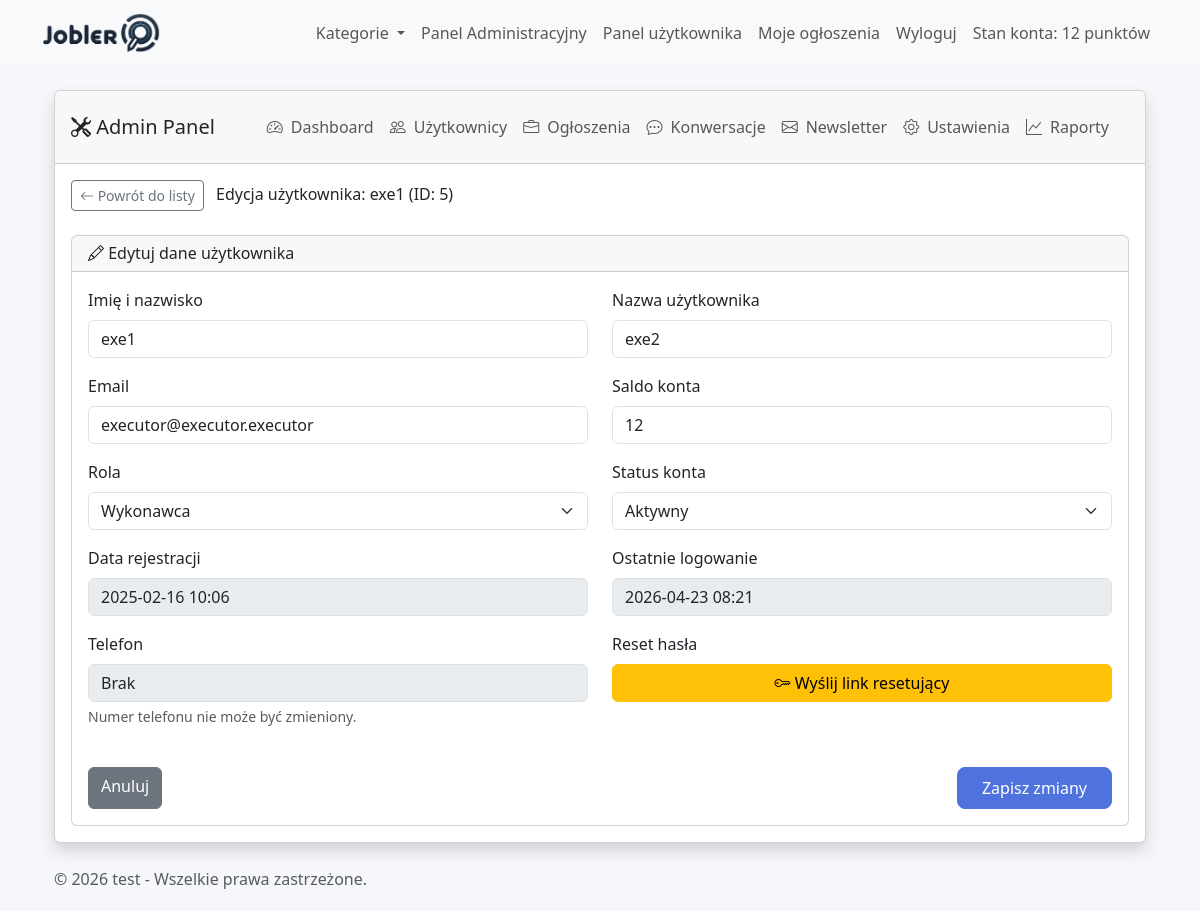
The page /views/admin/edit_user.php?id=5 (signed in) on the database its author committed.
### tables this page shows
CREATE TABLE `users` (
  `id` int(11) NOT NULL,
  `email` varchar(255) NOT NULL,
  `password` varchar(255) NOT NULL,
  `role` enum('user','executor','admin') NOT NULL DEFAULT 'user',
  `created_at` timestamp NOT NULL DEFAULT current_timestamp(),
  `email_verified_at` datetime DEFAULT NULL,
  `last_login` datetime DEFAULT NULL,
  `last_activity` datetime DEFAULT NULL,
  `name` varchar(255) NOT NULL,
  `username` varchar(255) NOT NULL,
  `updated_at` timestamp NOT NULL DEFAULT current_timestamp() ON UPDATE current_timestamp(),
  `registration_ip` varchar(45) DEFAULT NULL,
  `user_agent` varchar(500) DEFAULT NULL,
  `last_login_ip` varchar(45) DEFAULT NULL,
  `status` enum('active','inactive') DEFAULT 'active',
  `phone` varchar(15) DEFAULT NULL,
  `account_balance` int(11) NOT NULL DEFAULT 0,
  `avatar` varchar(255) DEFAULT NULL,
  `need_change` tinyint(1) NOT NULL DEFAULT 0,
  `newsletter_subscription` tinyint(1) DEFAULT 0
);

CREATE TABLE `site_settings` (
  `id` int(11) NOT NULL,
  `title` varchar(255) NOT NULL,
  `logo` varchar(255) NOT NULL,
  `categories` text DEFAULT NULL,
  `meta_description` text DEFAULT NULL,
  `meta_keywords` text DEFAULT NULL,
  `max_ads` int(11) DEFAULT 10,
  `promotion_fee` decimal(10,2) DEFAULT 10.00,
  `facebook_url` varchar(255) DEFAULT NULL,
  `twitter_url` varchar(255) DEFAULT NULL,
  `instagram_url` varchar(255) DEFAULT NULL,
  `linkedin_url` varchar(255) DEFAULT NULL,
  `contact_email` varchar(255) DEFAULT NULL,
  `contact_phone` varchar(50) DEFAULT NULL,
  `contact_address` text DEFAULT NULL,
  `business_hours` varchar(255) DEFAULT NULL,
  `created_at` timestamp NOT NULL DEFAULT current_timestamp(),
  `updated_at` timestamp NOT NULL DEFAULT current_timestamp() ON UPDATE current_timestamp(),
  `allow_registration` tinyint(1) NOT NULL DEFAULT 0,
  `smtp_server` varchar(255) DEFAULT NULL,
  `smtp_port` int(11) DEFAULT NULL,
  `smtp_username` varchar(255) DEFAULT NULL,
  `smtp_password` varchar(255) DEFAULT NULL,
  `default_language` varchar(10) NOT NULL DEFAULT 'pl',
  `layout_variant` varchar(50) NOT NULL DEFAULT 'classic',
  `company_name` varchar(255) DEFAULT NULL,
  `company_tax_id` varchar(50) DEFAULT NULL,
  `company_addresses` text DEFAULT NULL,
  `company_emails` text DEFAULT NULL,
  `company_phones` text DEFAULT NULL,
  `favicon` varchar(255) DEFAULT NULL,
  `meta_title` varchar(255) DEFAULT NULL,
  `copyright_text` text DEFAULT NULL,
  `maintenance_mode` tinyint(1) NOT NULL DEFAULT 0,
  `maintenance_message` text DEFAULT NULL,
  `email_templates` mediumtext DEFAULT NULL,
  `sitemap_enabled` tinyint(1) NOT NULL DEFAULT 1,
  `sitemap_last_generated` datetime DEFAULT NULL,
  `last_system_backup` varchar(255) DEFAULT NULL,
  `last_database_backup` varchar(255) DEFAULT NULL
);

### models/Database.php (called while the page is built, shortened)
<?php
class Database {
    private static $pdo;
    public static function getConnection() {
        if (self::$pdo == null) {
            try {
                self::$pdo = new PDO(
                    'mysql:host=localhost;dbname=jobler',
                    'root',
                    ''
                );
                self::$pdo->setAttribute(PDO::ATTR_ERRMODE, PDO::ERRMODE_EXCEPTION);
                self::$pdo->setAttribute(PDO::ATTR_DEFAULT_FETCH_MODE, PDO::FETCH_ASSOC);
            } catch (PDOException $e) {
                die("Connection failed: " . $e->getMessage());
            }
        }
        return self::$pdo;
    }
}
?>

### models/User.php (called while the page is built, shortened)
<?php
include_once('Database.php');
class User {
    private $pdo;
    public function __construct() {
        $this->pdo = Database::getConnection();
    }
public function getUserById($userId) {
    $sql = "SELECT id, email, name, role, created_at, updated_at, registration_ip,
                   last_login_ip, status, account_balance, last_login,
                   email_verified_at, username, phone, need_change
            FROM users WHERE id = :user_id";
    $stmt = $this->pdo->prepare($sql);
    $stmt->bindParam(':user_id', $userId);
    $stmt->execute();
    return $stmt->fetch(PDO::FETCH_ASSOC);
}
}
?>

### models/SiteSettings.php (called while the page is built, shortened)
<?php
include_once('Database.php');
class SiteSettings {
    private $pdo;
    public function __construct($pdo = null) {
        $this->pdo = $pdo ?: Database::getConnection();
    }
    private function ensureSettingsColumns() {
        $stmt = $this->pdo->query("SHOW COLUMNS FROM site_settings");
        $existingColumns = $stmt ? $stmt->fetchAll(PDO::FETCH_COLUMN) : [];
    }
    public function getSettings() {
        $this->ensureSettingsColumns();
        $query = $this->pdo->query("SELECT * FROM site_settings LIMIT 1");
        $result = $query->fetch(PDO::FETCH_ASSOC);
        return $result;
    }
    public function formatCopyrightText($settings = null) {
        $settings = $settings ?: $this->getSettings();
        $template = trim((string)($settings['copyright_text'] ?? ''));
        $template = html_entity_decode($template, ENT_QUOTES, 'UTF-8');
        return strtr($template, [
            '{year}' => date('Y'),
            '{site_title}' => $settings['title'] ?? 'System Zleceń',
        ]);
    }
}
?>

### views/admin/edit_user.php (the view, shortened to what this page needs)
<?php
$userId = (int)$_GET['id'];
include_once('../../config/config.php');
include_once('../../models/User.php');
include_once('../../models/Database.php');
$userModel = new User();
try {
    $user = $userModel->getUserById($userId);
} catch (Exception $e) {
    error_log("Błąd przy pobieraniu danych użytkownika: " . $e->getMessage());
    header('Location: manage_users.php?status=error');
    exit();
}
$formData = [];
function safeEcho($data, $default = '') {
    return isset($data) ? htmlspecialchars($data, ENT_QUOTES, 'UTF-8') : $default;
}
?>
<?php include '../partials/header.php'; ?>
<div class="container-fluid">
    <div class="row">
        <div class="col-md-12 col-lg-12 main-content">
            <div class="card shadow">
                <div class="card-header d-flex justify-content-between align-items-center">
                    <h5 class="mb-0"><i class="bi bi-tools"></i> Admin Panel</h5>
                    <nav class="nav">
                        <?php include 'sidebar.php'; ?>
                    </nav>
                </div>
                <div class="card-body">
                    <div class="d-flex justify-content-between align-items-center mb-4">
                        <div>
                            <a href="manage_users.php" class="btn btn-sm btn-outline-secondary">
                                <i class="bi bi-arrow-left"></i> Powrót do listy
                            </a>
                            <span class="ms-2">Edycja użytkownika: <?php echo safeEcho($user['name']); ?> (ID: <?php echo $userId; ?>)</span>
                        </div>
                    </div>
                    <div class="card">
                        <div class="card-header">
                            <h6 class="mb-0"><i class="bi bi-pencil"></i> Edytuj dane użytkownika</h6>
                        </div>
                        <div class="card-body">
                            <form method="POST" action="">
                                <div class="row">
                                    <div class="col-md-6 mb-3">
                                        <label class="form-label">Imię i nazwisko</label>
                                        <input type="text" name="name" class="form-control" value="<?php echo safeEcho($formData['name'] ?? $user['name']); ?>" required>
                                    </div>
                                    <div class="col-md-6 mb-3">
                                        <label class="form-label">Nazwa użytkownika</label>
                                        <input type="text" name="username" class="form-control" value="<?php echo safeEcho($formData['username'] ?? $user['username']); ?>" required>
                                    </div>
                                </div>
                                <div class="row">
                                    <div class="col-md-6 mb-3">
                                        <label class="form-label">Email</label>
                                        <input type="email" name="email" class="form-control" value="<?php echo safeEcho($formData['email'] ?? $user['email']); ?>" required>
                                    </div>
                                    <div class="col-md-6 mb-3">
                                        <label class="form-label">Saldo konta</label>
                                        <input type="number" name="account_balance" class="form-control" value="<?php echo safeEcho($formData['account_balance'] ?? $user['account_balance']); ?>" step="0.01" min="0">
                                    </div>
                                </div>
                                <div class="row">
                                    <div class="col-md-6 mb-3">
                                        <label class="form-label">Rola</label>
                                        <select name="role" class="form-select">
                                            <option value="executor" <?php echo (($formData['role'] ?? $user['role']) === 'executor') ? 'selected' : ''; ?>>Wykonawca</option>
                                        </select>
                                    </div>
                                    <div class="col-md-6 mb-3">
                                        <label class="form-label">Status konta</label>
                                        <select name="status" class="form-select">
                                            <option value="active" <?php echo (($formData['status'] ?? $user['status']) === 'active') ? 'selected' : ''; ?>>Aktywny</option>
                                        </select>
                                    </div>
                                </div>
                                <div class="row">
                                    <div class="col-md-6 mb-3">
                                        <label class="form-label">Data rejestracji</label>
                                        <input type="text" class="form-control" value="<?php echo date('Y-m-d H:i', strtotime($user['created_at'])); ?>" disabled>
                                    </div>
                                    <div class="col-md-6 mb-3">
                                        <label class="form-label">Ostatnie logowanie</label>
                                        <input type="text" class="form-control" value="<?php echo !empty($user['last_login']) ? date('Y-m-d H:i', strtotime($user['last_login'])) : 'Nigdy'; ?>" disabled>
                                    </div>
                                </div>
                                <div class="row">
                                    <div class="col-md-6 mb-3">
                                        <label class="form-label">Telefon</label>
                                        <input type="text" class="form-control" value="<?php echo safeEcho($user['phone'] ?? 'Brak'); ?>" disabled>
                                        <div class="form-text">Numer telefonu nie może być zmieniony.</div>
                                    </div>
                                    <div class="col-md-6 mb-3">
                                        <label class="form-label">Reset hasła</label>
                                        <div class="d-grid">
                                            <button type="button" class="btn btn-warning" data-bs-toggle="modal" data-bs-target="#resetPasswordModal">
                                                <i class="bi bi-key"></i> Wyślij link resetujący
                                            </button>
                                        </div>
                                    </div>
                                </div>
                                <div class="d-flex justify-content-between mt-4">
                                    <a href="manage_users.php" class="btn btn-secondary">Anuluj</a>
                                    <button type="submit" class="btn btn-primary">Zapisz zmiany</button>
                                </div>
                            </form>
                        </div>
                    </div>
                </div>
            </div>
        </div>
    </div>
</div>
<?php include '../partials/footer.php'; ?>

### views/partials/footer.php (shortened to what this page needs)
<?php if (isset($_SESSION['user_role']) && $_SESSION['user_role'] === 'admin'): ?>
    <?php
    include_once __DIR__ . '/../../models/SiteSettings.php';
    $footerSettingsModel = new SiteSettings();
    $footerSettings = $footerSettingsModel->getSettings();
    $copyrightText = $footerSettingsModel->formatCopyrightText($footerSettings);
    ?>
    <br>
    <div class="container">
        <span class="text-muted"><?= htmlspecialchars($copyrightText, ENT_QUOTES, 'UTF-8') ?></span>
    </div>
<?php endif; ?>
</body>
</html>

### css/style.css (style rules this page uses)
:root { --primary-color: #4e73df; --secondary-color: #f8f9fc; --accent-color: #36b9cc; --text-dark: #5a5c69; --border-radius: 12px; }
body { background-color: #f5f7fb; font-family: 'Segoe UI', Tahoma, Geneva, Verdana, sans-serif; }
.btn-primary { background-color: var(--primary-color); border-color: var(--primary-color); border-radius: 8px; padding: 0.5rem 1.5rem; }

### rows shown on the page
users: name "exe1", username "exe2", email "executor@executor.executor", account_balance "12", role "Wykonawca", status "Aktywny", created_at "2025-02-16 10:06", last_login "2026-04-23 08:21", phone "Brak"
site_settings: copyrightText "© 2026 test - Wszelkie prawa zastrzeżone."

### other values the page prints
$_SESSION['user_account_balance'] "12"
$userId "5"
